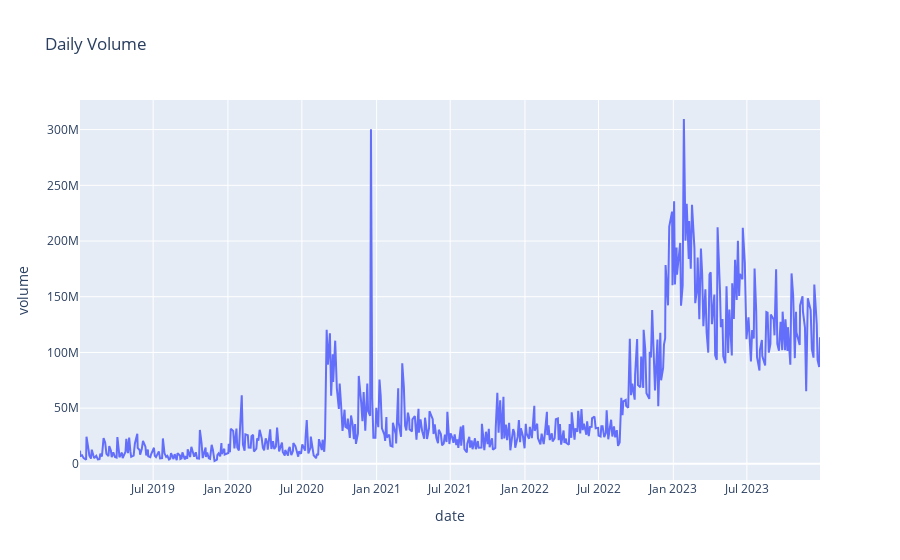
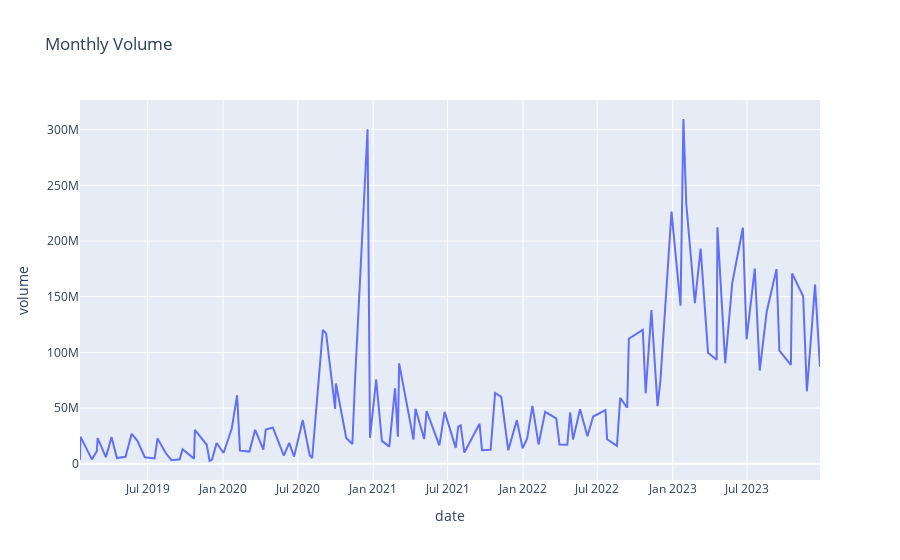

The notebook cell these images were saved under, in order:
### Markdown cell above
### Plot

### Code cell
import plotly.express as px

#weekly plot
fig_weekly = px.line(
    weekly_days,
    x= weekly_days.index,
    y= 'volume',
    title='Daily Volume')

#monthly plot
fig_monthly = px.line(
    monthly_days,
    x=monthly_days.index,
    y='volume',
    title='Monthly Volume')

#yearly plot
#fig_yearly = px.line(yearly_days, x=yearly_days.index,y='volume',title='Yearly Volume')

fig_weekly.show()
fig_monthly.show()
#fig_yearly.show()
